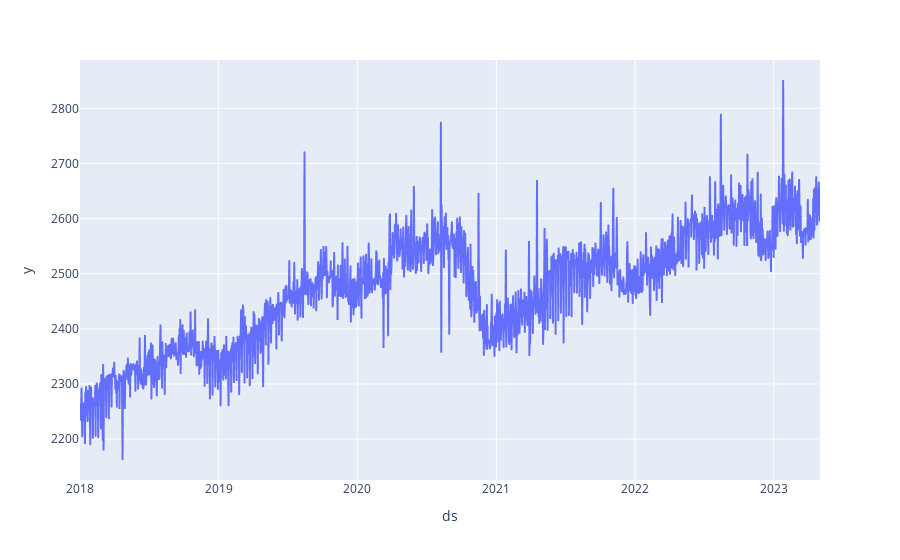

Source (notebook cell):
### Code cell
px.line(df_train_commodity_dt,x=df_train_commodity_dt.ds,y='y')

### Figure 1 — Plotly figure (JSON) as saved in the notebook; plotly's stock layout.template omitted (floating-point values rounded to 4 significant figures; data arrays with more than 128 entries replaced by an {"elided": "..."} marker saying what was removed)
{"data": [{"hovertemplate": "ds=%{x}<br>y=%{y}<extra></extra>", "legendgroup": "", "line": {"color": "#636efa", "dash": "solid"}, "marker": {"symbol": "circle"}, "mode": "lines", "name": "", "showlegend": false, "type": "scattergl", "x": {"elided": "1949 str values"}, "xaxis": "x", "y": {"elided": "1949 float values"}, "yaxis": "y"}], "layout": {"legend": {"tracegroupgap": 0}, "margin": {"t": 60}, "xaxis": {"anchor": "y", "domain": [0, 1], "title": {"text": "ds"}}, "yaxis": {"anchor": "x", "domain": [0, 1], "title": {"text": "y"}}}}
